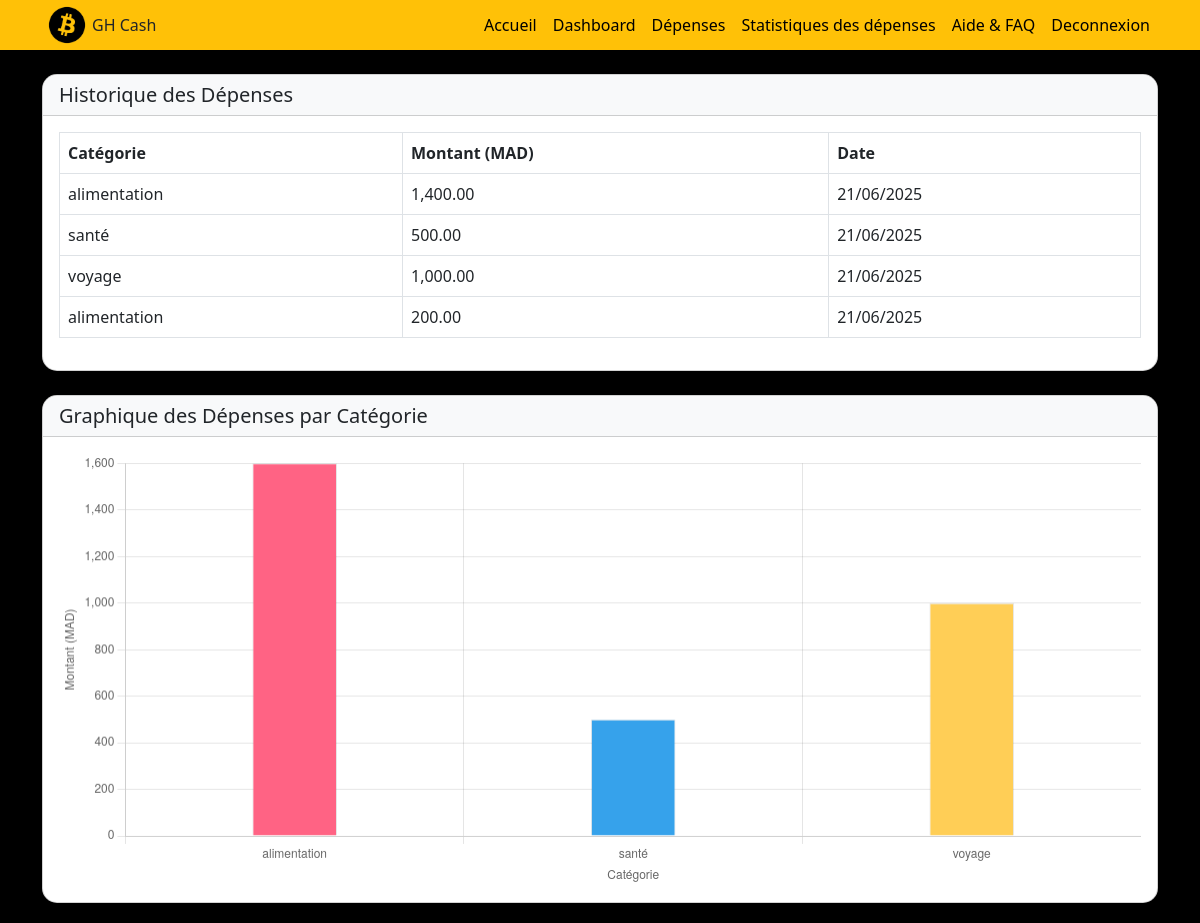
/login/stats.php (signed in), run on the app's committed database.
### tables this page shows
CREATE TABLE `depenses` (
  `id_depense` int(11) NOT NULL,
  `id_user` int(11) NOT NULL,
  `categorie` varchar(50) NOT NULL,
  `montant` decimal(10,2) NOT NULL,
  `date_transaction` date NOT NULL
);

### login/stats.php (the view, shortened to what this page needs)
<?php
$conn = mysqli_connect("localhost", "root", "", "pfe");
$user_id = (int)$_SESSION['user_id'];
$history_query = "SELECT categorie, montant, date_transaction FROM depenses WHERE id_user = $user_id ORDER BY date_transaction DESC";
$history_result = mysqli_query($conn, $history_query);
$history = [];
while ($row = mysqli_fetch_assoc($history_result)) {
    $history[] = $row;
}
$query = "SELECT categorie, SUM(montant) as total FROM depenses WHERE id_user = $user_id GROUP BY categorie";
$result = mysqli_query($conn, $query);
$categories = [];
$totals = [];
while ($row = mysqli_fetch_assoc($result)) {
    $categories[] = $row['categorie'];
    $totals[] = (float)$row['total'];
}
?>
<!DOCTYPE html>
<html lang="en">
<head>
    <link href="https://cdn.jsdelivr.net/npm/bootstrap@5.3.0/dist/css/bootstrap.min.css" rel="stylesheet">
    <link rel="stylesheet" href="https://cdnjs.cloudflare.com/ajax/libs/font-awesome/6.0.0/css/all.min.css">
    <link rel="stylesheet" href="../css/styles.css">
</head>
<body>
    <nav class="navbar navbar-expand-lg navbar-warning bg-warning">
        <div class="container">
            <div class="logo">
                <img src="../img/btc.png" alt="Image">
                GH Cash
            </div>
            <ul class="navbar-nav">
                <li class="nav-item"><a class="nav-link" href="../index.php">Accueil</a></li>
                <li class="nav-item"><a class="nav-link" href="dashboard.php">Dashboard</a></li>
                <li class="nav-item"><a class="nav-link" href="depenses.php">Dépenses</a></li>
                <li class="nav-item"><a class="nav-link" href="stats.php">Statistiques des dépenses</a></li>
                <li class="nav-item"><a class="nav-link" href="help.php">Aide & FAQ</a></li>
                <li class="nav-item"><a class="nav-link" href="logout.php">Deconnexion</a></li>
            </ul>
        </div>
    </nav>
    <div class="container mt-4">
        <div class="card mb-4">
            <div class="card-header">
                <h5 class="mb-0">Historique des Dépenses</h5>
            </div>
            <div class="card-body">
                <?php if (empty($history)): ?>
                    <p class="text-muted">Aucune dépense enregistrée pour le moment.</p>
                <?php else: ?>
                    <div class="table-responsive">
                        <table class="table table-bordered table-hover">
                            <thead>
                                <tr>
                                    <th>Catégorie</th>
                                    <th>Montant (MAD)</th>
                                    <th>Date</th>
                                </tr>
                            </thead>
                            <tbody>
                                <?php foreach ($history as $row): ?>
                                    <tr>
                                        <td><?php echo htmlspecialchars($row['categorie']); ?></td>
                                        <td><?php echo number_format($row['montant'], 2); ?></td>
                                        <td><?php echo date('d/m/Y', strtotime($row['date_transaction'])); ?></td>
                                    </tr>
                                <?php endforeach; ?>
                            </tbody>
                        </table>
                    </div>
                <?php endif; ?>
            </div>
        </div>
        <div class="card">
            <div class="card-header">
                <h5 class="mb-0">Graphique des Dépenses par Catégorie</h5>
            </div>
            <div class="card-body">
                <canvas id="depensesChart" height="120"></canvas>
            </div>
        </div>
    </div>
    <script>
        // Récupérer le contexte 2D du canvas pour dessiner le graphique
        const ctx = document.getElementById('depensesChart').getContext('2d');
        // Préparer les données pour le graphique
        const data = {
            labels: <?php echo json_encode($categories);?>,      // Les catégories sur l'axe X
            datasets: [{
                label: 'Dépenses (MAD)', // Légende de la série de données
                data: <?php echo json_encode($totals); ?>,   // Les montants sur l'axe Y
                backgroundColor: [
                    // Couleurs pour chaque barre
                    '#FF6384', '#36A2EB', '#FFCE56', '#4BC0C0', '#9966FF', '#FF9F40', '#FFD700', '#00C49A'
                ],
                borderWidth: 1 // Largeur de la bordure des barres
            }]
        };
        // Création du graphique de type "bar" (histogramme)
        new Chart(ctx, {
            type: 'bar',
            data: data,
            options: {
                responsive: true,
                plugins: {
                    legend: {
                        display: false
                    },
                    title: {
                        display: false
                    }
                },
                scales: {
                    y: {
                        beginAtZero: true,
                        title: {
                            display: true,
                            text: 'Montant (MAD)'
                        }
                    },
                    x: {
                        title: {
                            display: true,
                            text: 'Catégorie'
                        }
                    }
                },
                // Réduire la largeur des barres
                barPercentage: 0.5,
                categoryPercentage: 0.5
            }
        });
    </script>
</body>
</html>

### css/styles.css (style rules this page uses)
.logo { display: flex; align-items: center; }
.logo img { height: 40px; margin: 5px; }
.navbar { padding: 0 1rem; margin: 0; border-radius: 0; }
.navbar-nav { margin-left: auto; }
.nav-link { color: black; }
body { background-color: black; margin: 0; }

### login/stats.php (style rules this page uses)
.card { border-radius: 15px; box-shadow: 0 4px 6px rgba(0, 0, 0, 0.1); margin-bottom: 20px; }
.card-header { border-radius: 15px 15px 0 0 !important; background-color: #f8f9fa; }

### data on the page
depenses: categorie "alimentation", montant "1,400.00", date_transaction "21/06/2025"
depenses: categorie "santé", montant "500.00", date_transaction "21/06/2025"
depenses: categorie "voyage", montant "1,000.00", date_transaction "21/06/2025"
depenses: categorie "alimentation", montant "200.00", date_transaction "21/06/2025"

### other printed values
chart data {{ json_encode($totals) }} [1600,500,1000]
